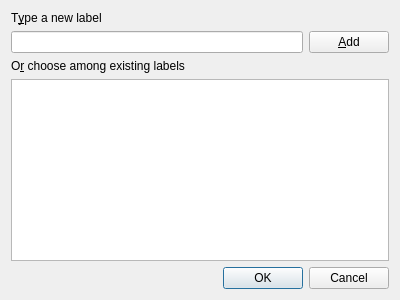
<?xml version="1.0" encoding="UTF-8"?>
<ui version="4.0">
 <class>EditBreakpointLabelsDialog</class>
 <widget class="QDialog" name="EditBreakpointLabelsDialog">
  <property name="geometry">
   <rect>
    <x>0</x>
    <y>0</y>
    <width>400</width>
    <height>300</height>
   </rect>
  </property>
  <property name="sizePolicy">
   <sizepolicy hsizetype="Preferred" vsizetype="Preferred">
    <horstretch>0</horstretch>
    <verstretch>0</verstretch>
   </sizepolicy>
  </property>
  <property name="minimumSize">
   <size>
    <width>400</width>
    <height>300</height>
   </size>
  </property>
  <property name="windowTitle">
   <string>Edit Breakpoint Labels</string>
  </property>
  <layout class="QVBoxLayout" name="verticalLayout">
   <item>
    <layout class="QGridLayout" name="gridLayout">
     <item row="0" column="0">
      <widget class="QLabel" name="typeNewLabel">
       <property name="text">
        <string>T&amp;ype a new label</string>
       </property>
       <property name="buddy">
        <cstring>newLabelEdit</cstring>
       </property>
      </widget>
     </item>
     <item row="1" column="0">
      <widget class="QLineEdit" name="newLabelEdit"/>
     </item>
     <item row="1" column="1">
      <widget class="QPushButton" name="addLabelButton">
       <property name="sizePolicy">
        <sizepolicy hsizetype="Minimum" vsizetype="Fixed">
         <horstretch>0</horstretch>
         <verstretch>0</verstretch>
        </sizepolicy>
       </property>
       <property name="text">
        <string>&amp;Add</string>
       </property>
      </widget>
     </item>
     <item row="2" column="0">
      <widget class="QLabel" name="chooseExistingLabel">
       <property name="text">
        <string>O&amp;r choose among existing labels</string>
       </property>
       <property name="buddy">
        <cstring>labelList</cstring>
       </property>
      </widget>
     </item>
     <item row="3" column="0" colspan="2">
      <widget class="QListWidget" name="labelList"/>
     </item>
    </layout>
   </item>
   <item>
    <widget class="QDialogButtonBox" name="buttonBox">
     <property name="standardButtons">
      <set>QDialogButtonBox::Cancel|QDialogButtonBox::Ok</set>
     </property>
    </widget>
   </item>
  </layout>
 </widget>
 <tabstops>
  <tabstop>newLabelEdit</tabstop>
  <tabstop>addLabelButton</tabstop>
  <tabstop>labelList</tabstop>
 </tabstops>
 <resources/>
 <connections/>
</ui>
